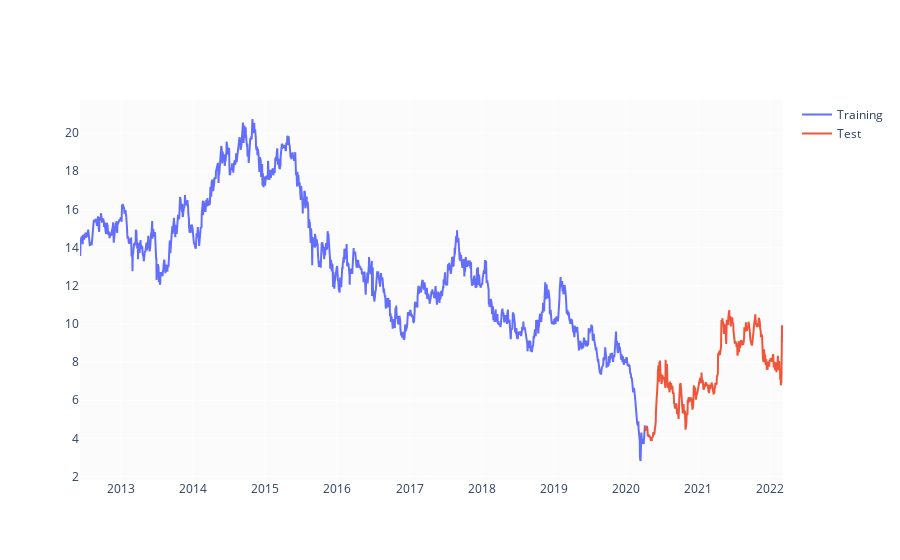

Notebook source saved alongside this figure:
### Markdown cell above
### Split data

### Code cell
test_size = 0.2

test_split_idx = int(df.shape[0] * (1-test_size))

train_df = df.loc[:test_split_idx].copy()
test_df = df.loc[test_split_idx+1:].copy()

fig = go.Figure()
fig.add_trace(go.Scatter(x=train_df.Data, y=train_df.Otwarcie, name='Training'))
fig.add_trace(go.Scatter(x=test_df.Data, y=test_df.Otwarcie, name='Test'))
fig.show()

### Figure 1 — Plotly figure (JSON) as saved in the notebook; plotly's stock layout.template omitted (floating-point values rounded to 4 significant figures; data arrays with more than 128 entries replaced by an {"elided": "..."} marker saying what was removed)
{"data": [{"name": "Training", "type": "scatter", "x": {"elided": "1957 str values"}, "y": {"elided": "1957 float values"}}, {"name": "Test", "type": "scatter", "x": {"elided": "488 str values"}, "y": {"elided": "488 float values"}}], "layout": {}}
